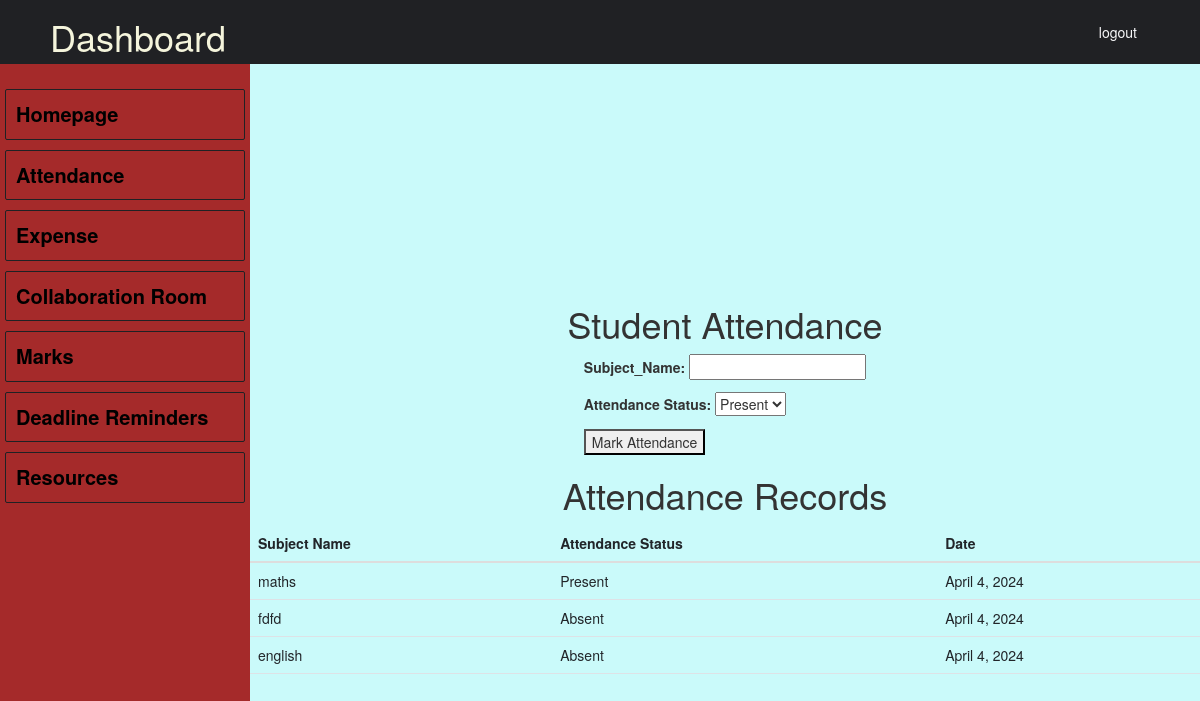
Page /attendance/ (signed in) on the earlier database version.
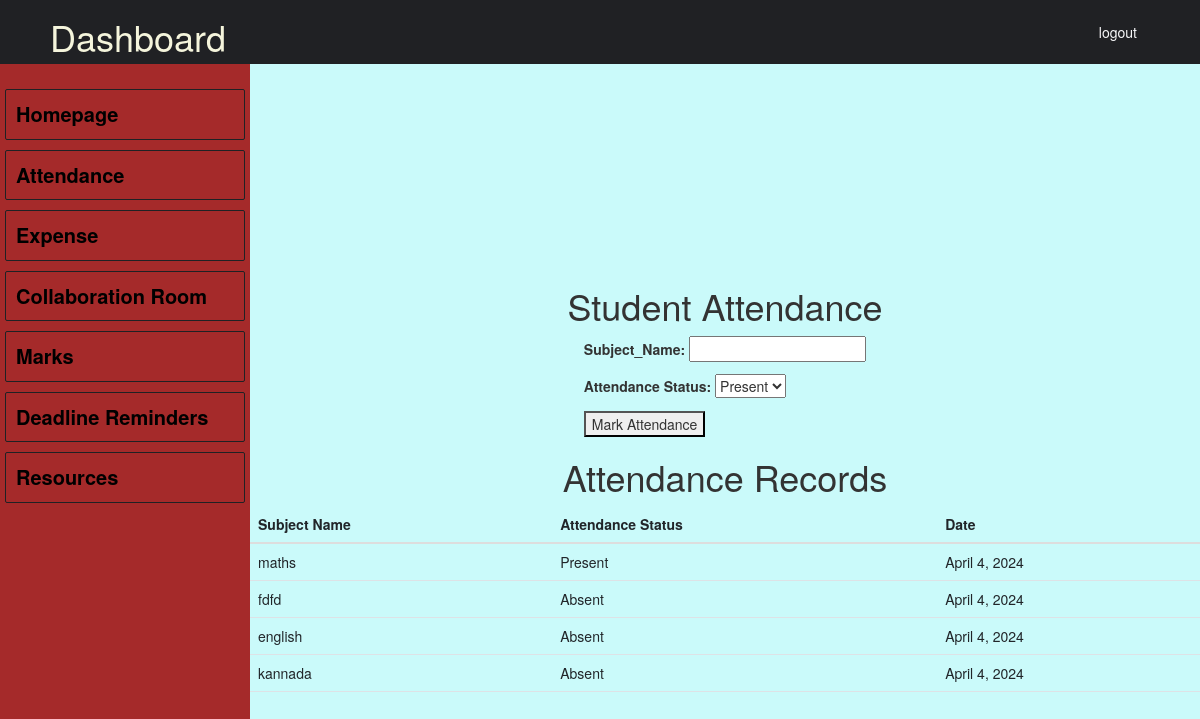
Same page on the later database version.
### attendance/models.py (models this page shows, shortened)
class AttendanceRecord(models.Model):
  subject_name = models.CharField(max_length=100)
  attendance_status = models.CharField(max_length=20, choices=[
      ('present', 'Present'),
      ('absent', 'Absent'),
      ('excused', 'Excused'),
  ])
  date = models.DateField(auto_now_add=True)  # Automatically set on record creation

### attendance/views.py (the view)
# urls.py: path('', views.attendance_view,name='attendance_view')
@login_required(login_url='/login/')
def attendance_view(request):
  if request.method == 'POST':
    form = StudentAttendanceForm(request.POST)
    if form.is_valid():
      subject_name = form.cleaned_data['subject_name']
      attendance_status = form.cleaned_data['attendance_status']
      AttendanceRecord.objects.create(
          subject_name=subject_name,
          attendance_status=attendance_status
      )
      message = f"Attendance marked for {subject_name} as {attendance_status}"
      form = StudentAttendanceForm()
  else:
    form = StudentAttendanceForm()
    message=''
  attendance_records=AttendanceRecord.objects.all()
  context = {'form': form , 'message': message ,'attendance_records':attendance_records }
  return render(request, 'attendance.html', context)

### attendance/forms.py
class StudentAttendanceForm(forms.Form):
    subject_name = forms.CharField(max_length=100, label="Subject_Name")
    attendance_status = forms.ChoiceField(choices=[
        ('Present', 'Present'),
        ('Absent', 'Absent'),
        ('Holiday', 'Holiday'),
    ], label="Attendance Status")

### attendance/templates/attendance.html (shortened to what this page needs)
{% extends 'm.html' %}
{% block start %}
    <h1>Student Attendance</h1>
    <form method="post">
        {% csrf_token %}  {{ form.as_p }}  <button type="submit">Mark Attendance</button>
    </form>
    <h1>Attendance Records</h1>
    <table class="table">
        <thead>
            <tr>
                <th>Subject Name</th>
                <th>Attendance Status</th>
                <th>Date</th>
            </tr>
        </thead>
        <tbody>
            {% for record in attendance_records %}
            <tr>
                <td>{{ record.subject_name }}</td>
                <td>{{ record.attendance_status }}</td>
                <td>{{ record.date }}</td>
            </tr>
            {% endfor %}
        </tbody>
    </table>
 {% endblock start %}

Differences in the rows shown:
added AttendanceRecord: subject_name "kannada", attendance_status "Absent", date "April 4, 2024"
